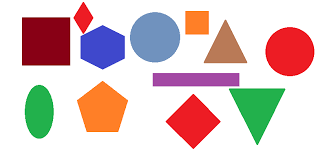
#> input picture Images/shapes.png, 327 x 154 px, found by its file name
$ python 'Detecting Simple Geometrical Shapes on Image.py'
#> lines starting #> are read from the running program, lines starting #| are printed output that depends on the picture; after the words box and inside, x2 and y2 are one past the last pixel; in counts of white or black regions, pixels touching at a corner belong together
import numpy as np
import cv2
import matplotlib.pyplot as plt

img= cv2.imread('shapes.png',0)
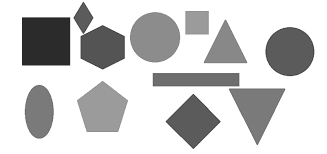
#> img: shape (154, 327); min 37, max 255, mean 205.2
_, thresh= cv2.threshold(src=img, thresh=240, maxval=255, type=cv2.THRESH_BINARY)
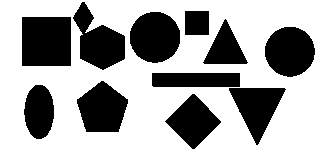
#> thresh: shape (154, 327); 65.1% white; 11 black regions
contours, _= cv2.findContours(image=thresh, mode=cv2.RETR_TREE, method=cv2.CHAIN_APPROX_NONE)
#> contours = 12 contours; largest, box (x1, y1, x2, y2) and area: (0, 0, 327, 154) 49878, (21, 16, 72, 67) 2498, (129, 11, 181, 64) 2092, (264, 26, 316, 78) 2018, (72, 1, 126, 71) 2000

for contour in contours:
    approx= cv2.approxPolyDP(curve=contour, epsilon=0.01*cv2.arcLength(contour, True), closed=True)
    #cv2.approxPolyDp detects the number of polygonal curves with precision.
#> (the run stopped early here; a loop or call above may not have finished)

$ run again, with Images/chessboard.png copied over Images/shapes.png
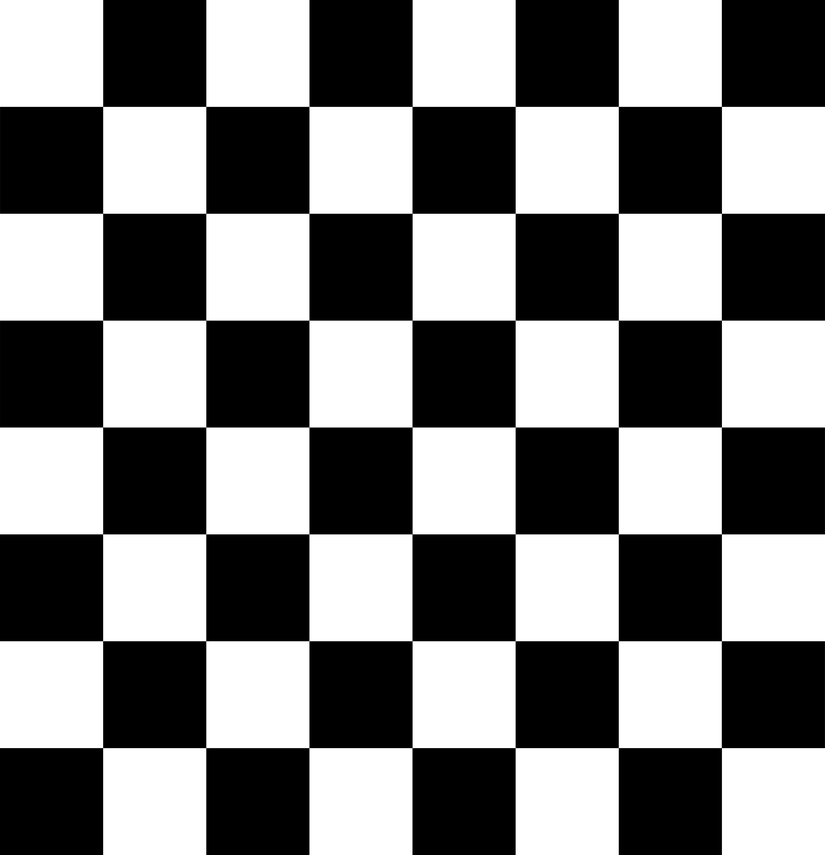
#> input picture Images/chessboard.png, 825 x 855 px, shrunk from 3595 x 3723 before the run, found by its file name
#> img is the input picture: shape (855, 825); min 0, max 255, mean 127.5
#> `_, thresh= cv2.threshold(src=img, thresh=240, maxval=255, type=cv2.THR..`:
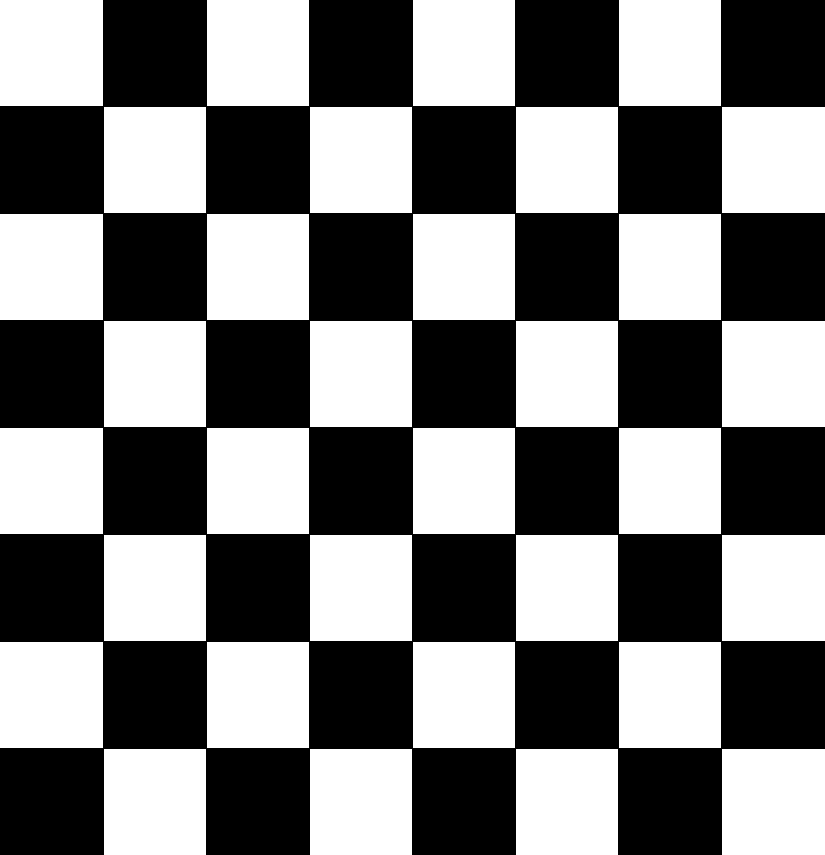
#> thresh: shape (855, 825); 49.2% white; 32 white regions
#> contours = 32 contours; largest, box (x1, y1, x2, y2) and area: (722, 749, 825, 855) 10710, (0, 642, 103, 748) 10710, (722, 535, 825, 641) 10710, (0, 428, 103, 534) 10710, (722, 321, 825, 427) 10710

$ run again, with Images/pic3.png copied over Images/shapes.png
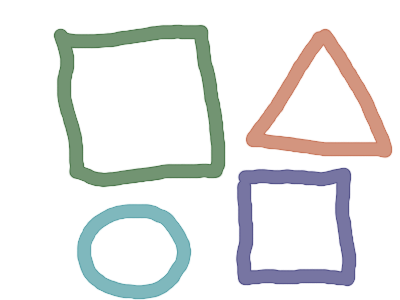
#> input picture Images/pic3.png, 400 x 300 px, found by its file name
#> `img= cv2.imread('shapes.png',0)`:
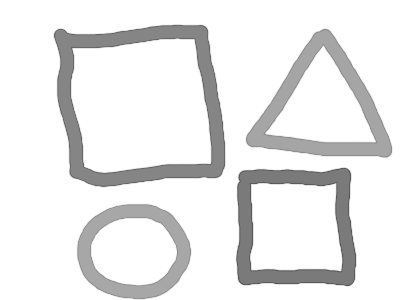
#> img: shape (300, 400); min 85, max 255, mean 232.9
#> `_, thresh= cv2.threshold(src=img, thresh=240, maxval=255, type=cv2.THR..`:
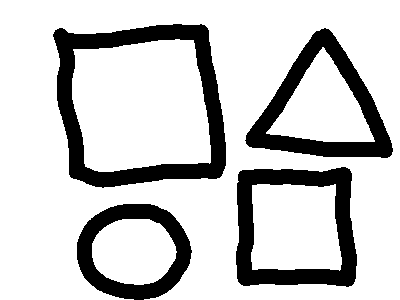
#> thresh: shape (300, 400); 79.5% white; 4 black regions
#> contours = 8 contours; box (x1, y1, x2, y2) and area: (0, 0, 400, 300) 110436, (52, 23, 227, 189) 24349, (72, 39, 211, 172) 15407, (235, 166, 358, 288) 13515, (244, 27, 394, 159) 11382, (251, 184, 342, 271) 6993, (266, 47, 375, 142) 5274, (92, 219, 177, 285) 4351
